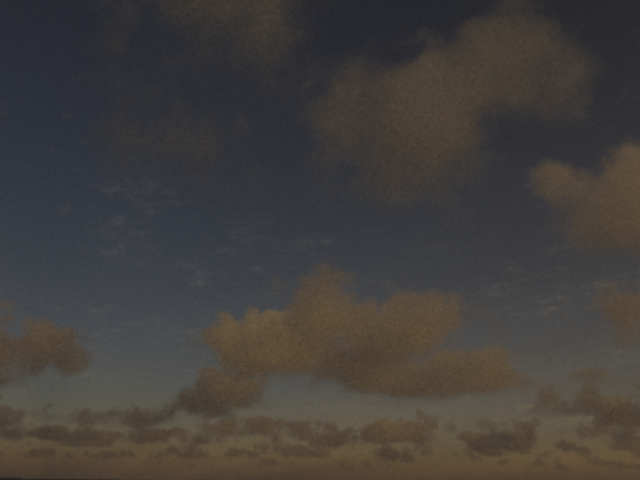
#> input picture rendered_train/Left/rgb_0007.PNG, 640 x 480 px, given in place of mask_l_rendered.png, which was not available
$ python mask_disp.py
#> lines starting #> are read from the running program, lines starting #| are printed output that depends on the picture; pictures that were not available may be replaced by others from this repository, and a replacement may not be noted
### funcs.py
"""
Functions used in the Uitls.
"""

import glob
import os
import re
from datetime import datetime

import numpy as onp
from PIL import Image

os.environ["OPENCV_IO_ENABLE_OPENEXR"] = "1"
from scipy.spatial.transform import Rotation as R


def create_dir(path):
    if not os.path.exists(path):
        os.mkdir(path)
    else:
        pass


# [96 lines left out: functions filenames_generator, filenames_generator_mono, filename_generator_rendered, txt_write_rendered, tif_to_png, not called in this run]


def num_sort(input):
    return list(map(int, re.findall(r"\d+", input)))


def depth_to_disp(depth, b, f):
    return f * b / depth


def disp_to_depth(disp, b, f):
    return f * b / disp


# [13 lines left out: function calculate_Tcw_Twc, not called in this run]


# [2 lines that do not run on import are left out]

### mask_disp.py
import argparse
import glob
import os

import cv2
import numpy as np

from funcs import create_dir


def main(args):
    create_dir(args.output_dir)
    assert os.path.exists(args.output_dir)
    mask_l = cv2.imread("mask_l_rendered.png")[:, :, 0]
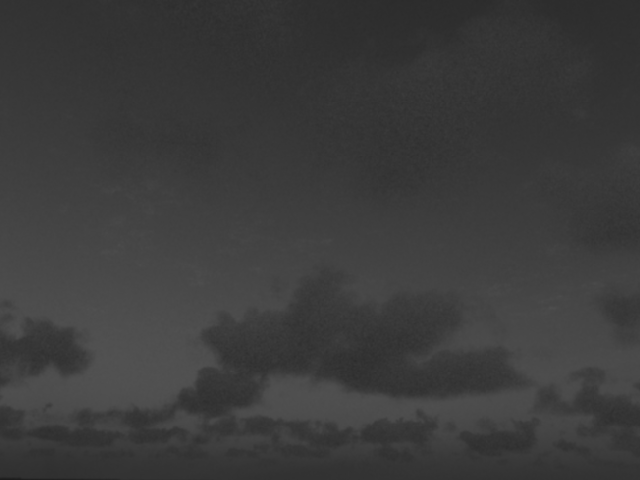
#> mask_l: shape (480, 640); min 28, max 82, mean 59.9
    mask_r = cv2.imread("mask_r_rendered.png")[:, :, 0]
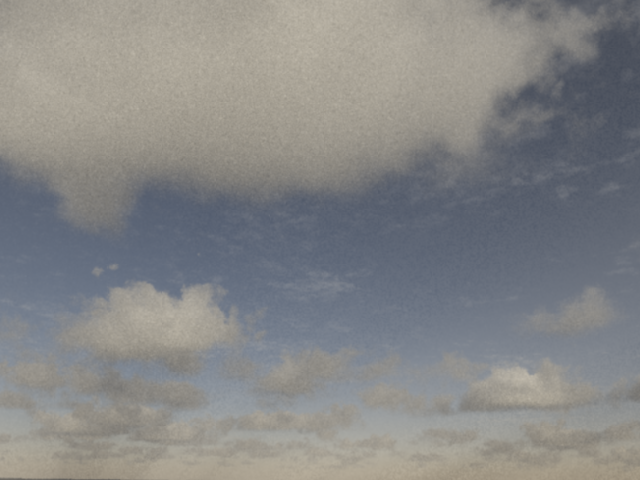
#> input picture rendered_train/Left/rgb_0030.PNG, 640 x 480 px, given in place of mask_r_rendered.png, which was not available
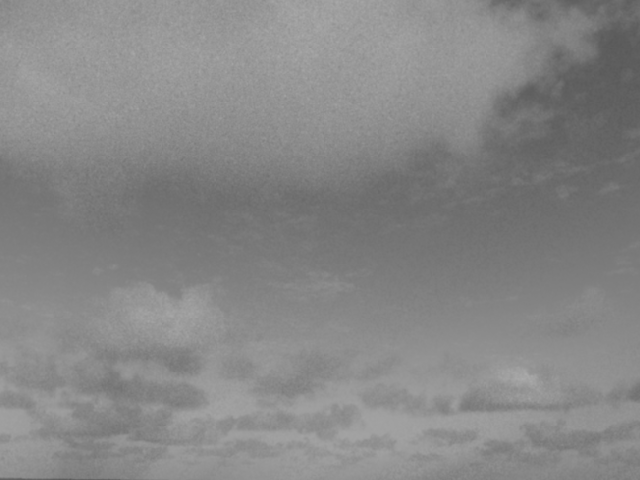
#> mask_r: shape (480, 640); min 89, max 171, mean 134.7

    for view in ["tgCloudPos_l", "tgCloudPos_r"]:
        mask = mask_l if view == "tgCloudPos_l" else mask_r
        root = os.path.join(args.root, view)
#> (the run stopped early here; a loop or call above may not have finished)
